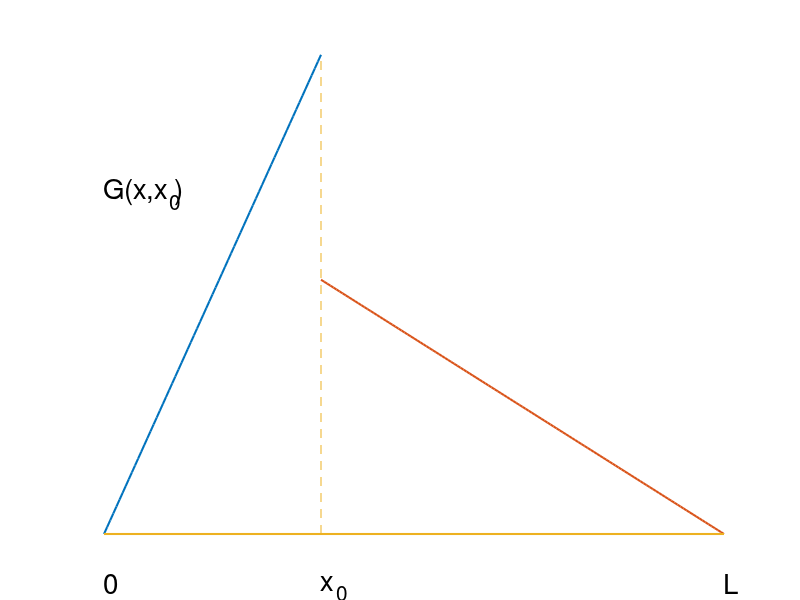

The MATLAB source for this figure:

x1=(0:1/100:.7);
y1=1.4*x1;
plot(x1,y1,'linewidth',1.5)
axis off
hold on

x1=(0.7:1/100:2.0);
y1=0.4*(2-x1);
plot(x1,y1,'linewidth',1.5)

q=[0.7 0.7];
r=[0 0.98];
line(q,r,'linestyle','--')

q=[0 2];
r=[0 0];
line(q,r,'linewidth',1.5)


text(0,-0.1,'0','fontsize',20)

text(2,-0.1,'L','fontsize',20)

text(0,0.7,'G(x,x )','fontsize',20)
text(0.21,0.68,'0','fontsize',15)

text(.7,-.1,'x','fontsize',20)
text(.75,-.12,'0','fontsize',15)


hold off
